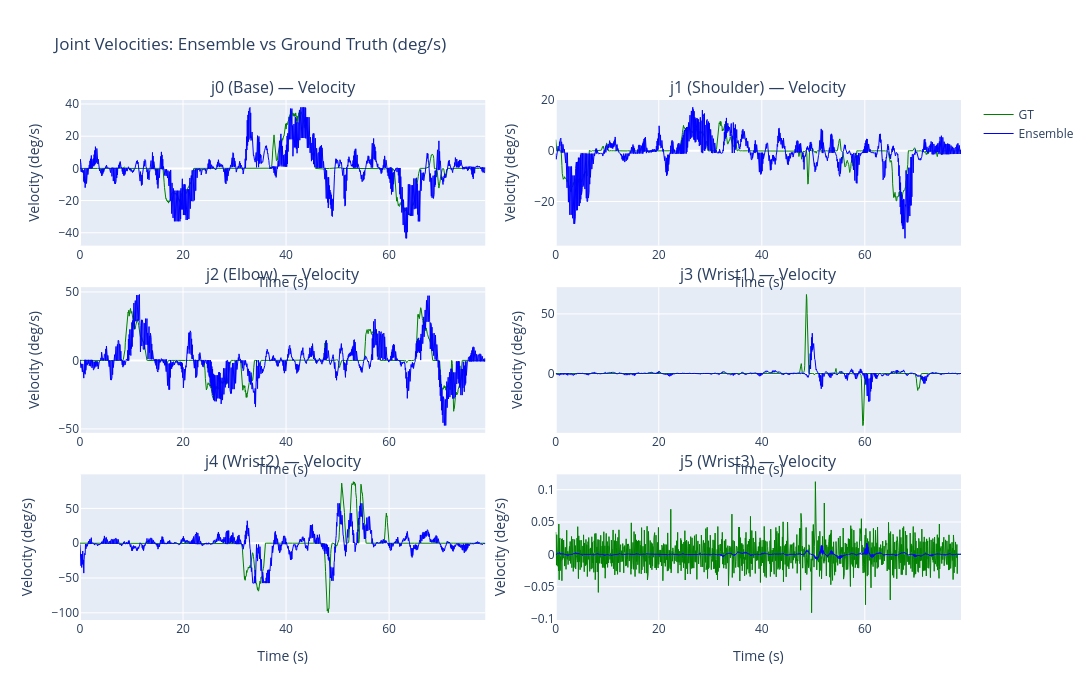

Notebook source saved alongside this figure:
### Markdown cell above
## 6. Smoothness Analysis

Compare velocity and acceleration profiles of ensemble output vs ground truth.
The ensemble should produce smooth velocity (no spikes at chunk boundaries).

### Code cell
dt = 1.0 / 15.0  # seconds per frame

# Compute velocities (deg/s) and accelerations (deg/s^2)
ensemble_vel = np.diff(np.degrees(ensemble_traj), axis=0) / dt  # [N-1, 6]
gt_vel = np.diff(np.degrees(gt_traj), axis=0) / dt

ensemble_acc = np.diff(ensemble_vel, axis=0) / dt  # [N-2, 6]
gt_acc = np.diff(gt_vel, axis=0) / dt

t_vel = np.arange(len(ensemble_vel)) / 15.0
t_acc = np.arange(len(ensemble_acc)) / 15.0

# Plot velocity for each joint
fig = make_subplots(
    rows=3, cols=2,
    subplot_titles=[f'{name} — Velocity' for name in joint_names],
    horizontal_spacing=0.08,
    vertical_spacing=0.08,
)

for j in range(6):
    row, col = j // 2 + 1, j % 2 + 1
    fig.add_trace(go.Scatter(
        x=t_vel, y=gt_vel[:, j],
        name='GT' if j == 0 else None,
        mode='lines', line=dict(color='green', width=1),
        showlegend=(j == 0),
    ), row=row, col=col)
    fig.add_trace(go.Scatter(
        x=t_vel, y=ensemble_vel[:, j],
        name='Ensemble' if j == 0 else None,
        mode='lines', line=dict(color='blue', width=1),
        showlegend=(j == 0),
    ), row=row, col=col)

fig.update_layout(
    height=700, width=1100,
    title_text='Joint Velocities: Ensemble vs Ground Truth (deg/s)',
)
fig.update_xaxes(title_text='Time (s)')
fig.update_yaxes(title_text='Velocity (deg/s)')
fig.show()

# Smoothness metrics
print('\nSmoothness Metrics (lower = smoother):')
print(f'{"":<18} {"Ensemble":>12} {"GT":>12}')
print('-' * 45)
for j, name in enumerate(joint_names):
    ens_jerk = np.std(ensemble_acc[:, j])
    gt_jerk = np.std(gt_acc[:, j])
    print(f'{name:<18} {ens_jerk:>12.1f} {gt_jerk:>12.1f} deg/s^2 (std of acc)')

### Figure 1 — Plotly figure (JSON) as saved in the notebook; plotly's stock layout.template omitted (floating-point values rounded to 4 significant figures; data arrays with more than 128 entries replaced by an {"elided": "..."} marker saying what was removed)
{"data": [{"line": {"color": "green", "width": 1}, "mode": "lines", "name": "GT", "showlegend": true, "type": "scatter", "x": {"elided": "1181 float values"}, "xaxis": "x", "y": {"elided": "1181 float values"}, "yaxis": "y"}, {"line": {"color": "blue", "width": 1}, "mode": "lines", "name": "Ensemble", "showlegend": true, "type": "scatter", "x": {"elided": "1181 float values"}, "xaxis": "x", "y": {"elided": "1181 float values"}, "yaxis": "y"}, {"line": {"color": "green", "width": 1}, "mode": "lines", "showlegend": false, "type": "scatter", "x": {"elided": "1181 float values"}, "xaxis": "x2", "y": {"elided": "1181 float values"}, "yaxis": "y2"}, {"line": {"color": "blue", "width": 1}, "mode": "lines", "showlegend": false, "type": "scatter", "x": {"elided": "1181 float values"}, "xaxis": "x2", "y": {"elided": "1181 float values"}, "yaxis": "y2"}, {"line": {"color": "green", "width": 1}, "mode": "lines", "showlegend": false, "type": "scatter", "x": {"elided": "1181 float values"}, "xaxis": "x3", "y": {"elided": "1181 float values"}, "yaxis": "y3"}, {"line": {"color": "blue", "width": 1}, "mode": "lines", "showlegend": false, "type": "scatter", "x": {"elided": "1181 float values"}, "xaxis": "x3", "y": {"elided": "1181 float values"}, "yaxis": "y3"}, {"line": {"color": "green", "width": 1}, "mode": "lines", "showlegend": false, "type": "scatter", "x": {"elided": "1181 float values"}, "xaxis": "x4", "y": {"elided": "1181 float values"}, "yaxis": "y4"}, {"line": {"color": "blue", "width": 1}, "mode": "lines", "showlegend": false, "type": "scatter", "x": {"elided": "1181 float values"}, "xaxis": "x4", "y": {"elided": "1181 float values"}, "yaxis": "y4"}, {"line": {"color": "green", "width": 1}, "mode": "lines", "showlegend": false, "type": "scatter", "x": {"elided": "1181 float values"}, "xaxis": "x5", "y": {"elided": "1181 float values"}, "yaxis": "y5"}, {"line": {"color": "blue", "width": 1}, "mode": "lines", "showlegend": false, "type": "scatter", "x": {"elided": "1181 float values"}, "xaxis": "x5", "y": {"elided": "1181 float values"}, "yaxis": "y5"}, {"line": {"color": "green", "width": 1}, "mode": "lines", "showlegend": false, "type": "scatter", "x": {"elided": "1181 float values"}, "xaxis": "x6", "y": {"elided": "1181 float values"}, "yaxis": "y6"}, {"line": {"color": "blue", "width": 1}, "mode": "lines", "showlegend": false, "type": "scatter", "x": {"elided": "1181 float values"}, "xaxis": "x6", "y": {"elided": "1181 float values"}, "yaxis": "y6"}], "layout": {"annotations": [{"font": {"size": 16}, "showarrow": false, "text": "j0 (Base) — Velocity", "x": 0.23, "xanchor": "center", "xref": "paper", "y": 1, "yanchor": "bottom", "yref": "paper"}, {"font": {"size": 16}, "showarrow": false, "text": "j1 (Shoulder) — Velocity", "x": 0.77, "xanchor": "center", "xref": "paper", "y": 1, "yanchor": "bottom", "yref": "paper"}, {"font": {"size": 16}, "showarrow": false, "text": "j2 (Elbow) — Velocity", "x": 0.23, "xanchor": "center", "xref": "paper", "y": 0.64, "yanchor": "bottom", "yref": "paper"}, {"font": {"size": 16}, "showarrow": false, "text": "j3 (Wrist1) — Velocity", "x": 0.77, "xanchor": "center", "xref": "paper", "y": 0.64, "yanchor": "bottom", "yref": "paper"}, {"font": {"size": 16}, "showarrow": false, "text": "j4 (Wrist2) — Velocity", "x": 0.23, "xanchor": "center", "xref": "paper", "y": 0.28, "yanchor": "bottom", "yref": "paper"}, {"font": {"size": 16}, "showarrow": false, "text": "j5 (Wrist3) — Velocity", "x": 0.77, "xanchor": "center", "xref": "paper", "y": 0.28, "yanchor": "bottom", "yref": "paper"}], "height": 700, "title": {"text": "Joint Velocities: Ensemble vs Ground Truth (deg/s)"}, "width": 1100, "xaxis": {"anchor": "y", "autorange": true, "domain": [0, 0.46], "range": [0, 78.67], "title": {"text": "Time (s)"}, "type": "linear"}, "xaxis2": {"anchor": "y2", "autorange": true, "domain": [0.54, 1], "range": [0, 78.67], "title": {"text": "Time (s)"}, "type": "linear"}, "xaxis3": {"anchor": "y3", "autorange": true, "domain": [0, 0.46], "range": [0, 78.67], "title": {"text": "Time (s)"}, "type": "linear"}, "xaxis4": {"anchor": "y4", "autorange": true, "domain": [0.54, 1], "range": [0, 78.67], "title": {"text": "Time (s)"}, "type": "linear"}, "xaxis5": {"anchor": "y5", "autorange": true, "domain": [0, 0.46], "range": [0, 78.67], "title": {"text": "Time (s)"}, "type": "linear"}, "xaxis6": {"anchor": "y6", "autorange": true, "domain": [0.54, 1], "range": [0, 78.67], "title": {"text": "Time (s)"}, "type": "linear"}, "yaxis": {"anchor": "x", "autorange": true, "domain": [0.72, 1], "range": [-47.99, 42.51], "title": {"text": "Velocity (deg/s)"}, "type": "linear"}, "yaxis2": {"anchor": "x2", "autorange": true, "domain": [0.72, 1], "range": [-37.4, 20.08], "title": {"text": "Velocity (deg/s)"}, "type": "linear"}, "yaxis3": {"anchor": "x3", "autorange": true, "domain": [0.36, 0.64], "range": [-52.87, 53.47], "title": {"text": "Velocity (deg/s)"}, "type": "linear"}, "yaxis4": {"anchor": "x4", "autorange": true, "domain": [0.36, 0.64], "range": [-49.72, 72.41], "title": {"text": "Velocity (deg/s)"}, "type": "linear"}, "yaxis5": {"anchor": "x5", "autorange": true, "domain": [0, 0.28], "range": [-110.3, 98.8], "title": {"text": "Velocity (deg/s)"}, "type": "linear"}, "yaxis6": {"anchor": "x6", "autorange": true, "domain": [0, 0.28], "range": [-0.1014, 0.1236], "title": {"text": "Velocity (deg/s)"}, "type": "linear"}}}
